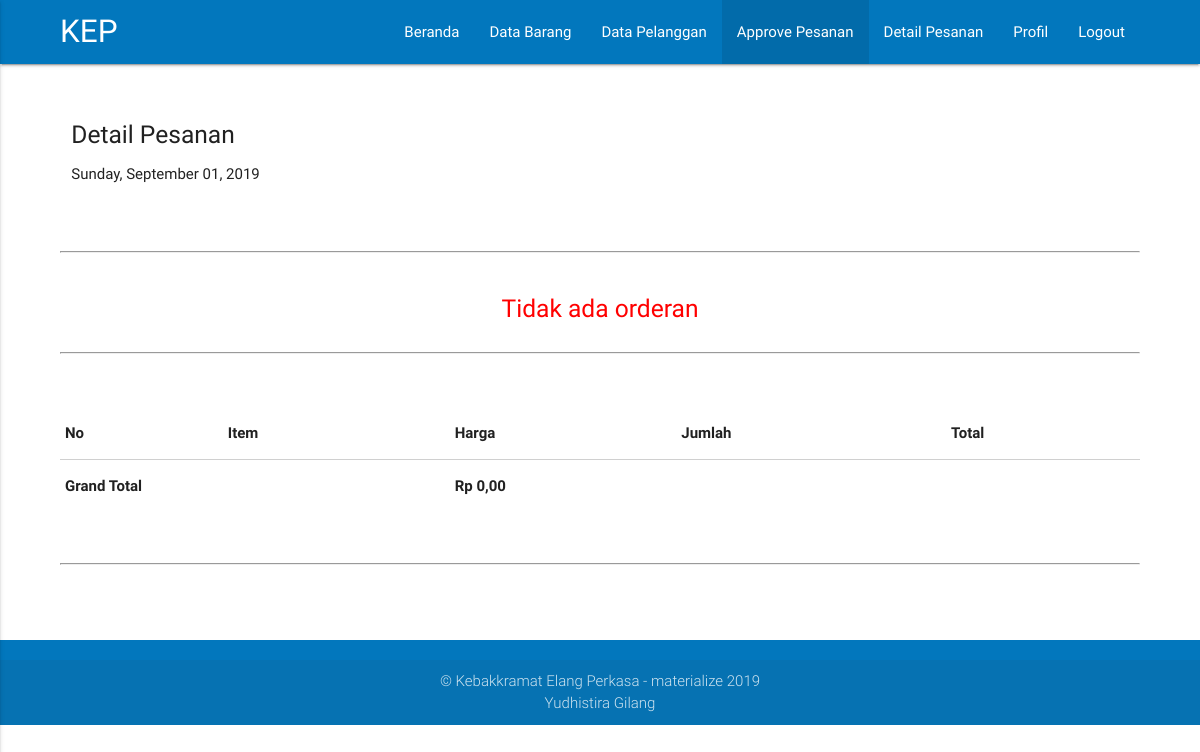
The app's page /admin/det_pesan.php?user_id=4 (signed in), older data.
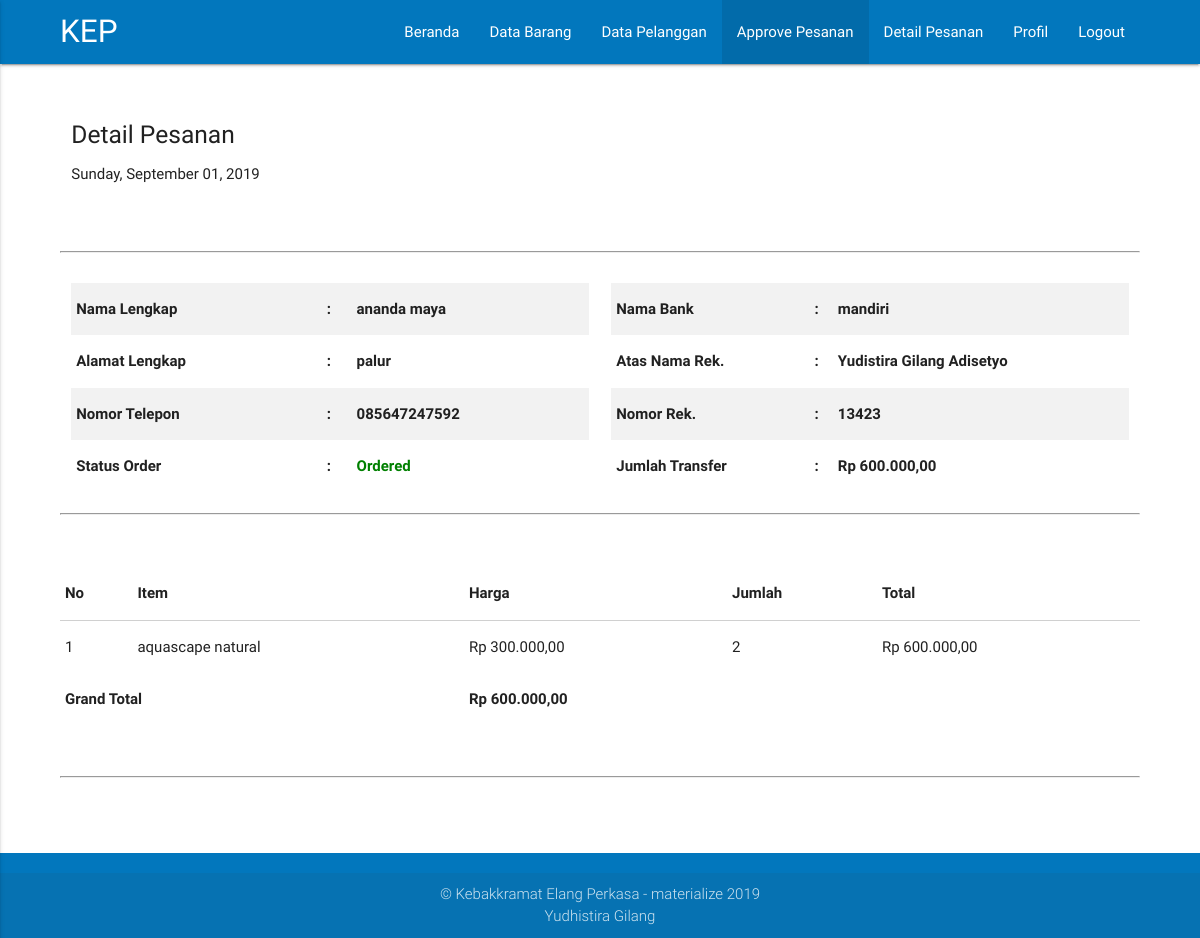
The same page, newer data.
### tables this page shows
CREATE TABLE `alamatdetails`  (
  `idalamat` int(11) NOT NULL AUTO_INCREMENT,
  `user_id` int(11) NOT NULL,
  `name` varchar(50) NOT NULL,
  `adress` varchar(100) NOT NULL,
  `phone` varchar(15) NOT NULL,
  PRIMARY KEY (`idalamat`) USING BTREE
);

CREATE TABLE `bank_transfer`  (
  `id_bank` int(11) NOT NULL AUTO_INCREMENT,
  `alamat_id` int(11) NULL DEFAULT NULL,
  `user_id` int(11) NULL DEFAULT NULL,
  `bank_name` varchar(50) NULL DEFAULT NULL,
  `ats_nama` varchar(50) NULL DEFAULT NULL,
  `norek` varchar(50) NULL DEFAULT NULL,
  `jumlah` int(11) NULL DEFAULT NULL,
  PRIMARY KEY (`id_bank`) USING BTREE
);

CREATE TABLE `orderdetails`  (
  `order_id` int(10) UNSIGNED NOT NULL AUTO_INCREMENT,
  `user_id` int(11) NULL DEFAULT NULL,
  `item_id` int(11) NOT NULL DEFAULT 0,
  `order_name` varchar(1000) NOT NULL DEFAULT '',
  `order_price` double NOT NULL DEFAULT 0,
  `order_quantity` int(10) UNSIGNED NOT NULL DEFAULT 0,
  `order_total` double NOT NULL DEFAULT 0,
  `order_status` varchar(45) NOT NULL DEFAULT '',
  `order_date` date NOT NULL,
  PRIMARY KEY (`order_id`) USING BTREE,
  INDEX `FK_orderdetails_1`(`user_id`) USING BTREE
);

### admin/det_pesan.php (the view, shortened to what this page needs)
<?php
	include('../config.php');
	function rupiah($angka){
		$hasil_rupiah = "Rp " . number_format($angka,2,',','.');
		return $hasil_rupiah;
	}
	$user_id = $_GET['user_id'];
	$sql = "SELECT
				*
			FROM
				alamatdetails AS alamat
				JOIN bank_transfer AS bank ON bank.alamat_id=alamat.idalamat
				WHERE alamat.user_id =:user_id ORDER BY id_bank DESC LIMIT 1";
	$stmt = $conn->prepare($sql);
	$stmt->execute(array(':user_id'=>$user_id));
	$data_order_detail = $stmt->fetch(PDO::FETCH_ASSOC);
?>
<!DOCTYPE html>
<html>
<head>
	<link rel="stylesheet" type="text/css" href="../asset/css/materialize.min.css">
	<link rel="stylesheet" type="text/css" href="../asset/css_pribadi.css">
</head>
<body>
		<nav class="light-blue darken-3">
		<div class="container_body">
			<div class="nav-wrapper">
				<a href="index.php" class="brand-logo">KEP</a>
				<ul class="right hide-on-med-and-down">
					<li><a href="index.php">Beranda</a></li>
					<li><a href="barang.php">Data Barang</a></li>
					<li><a href="pelanggan.php">Data Pelanggan</a></li>
					<li class="active"><a href="approve_pesanan.php">Approve Pesanan</a></li>
					<li><a href="pesanan.php">Detail Pesanan</a></li>
					<li><a href="profil.php">Profil</a></li>
					<li><a href="logout.php">Logout</a></li>
				</ul>
			</div>
		</div>
		</nav>
	<br><br>
	<div class="container_body">
		<div class="row">
			<div class="col s12 m8 l8 white">
				<h5>Detail Pesanan</h5>
				<p>
					<?php
			        	$Today=date('y:m:d');
			        	$new=date('l, F d, Y',strtotime($Today));
			        	echo $new;
		            ?>
				</p>
			</div>
		</div>
		<br>
		<hr>
		<br>
		<?php
		$stmt = $conn->prepare("SELECT * FROM orderdetails WHERE order_status='ordered' AND user_id='$user_id'");
		$stmt->execute();
		if ($stmt->rowCount() > 0) {
		?>
		<div class="row" style="font-weight: bold;">
			<div class="col s12 m6 l6">
				<table class="responsive-table striped">
						<tr>
							<td>Nama Lengkap</td>
							<td>:</td>
							<td><?php echo $data_order_detail['name']; ?></td>
						</tr>
						<tr>
							<td>Alamat Lengkap</td>
							<td>:</td>
							<td><?php echo $data_order_detail['adress']; ?></td>
						</tr>
						<tr>
							<td>Nomor Telepon</td>
							<td>:</td>
							<td><?php echo $data_order_detail['phone']; ?></td>
						</tr>
						<tr>
							<td>Status Order</td>
							<td>:</td>
							<td style="color: green;">Ordered</td>
						</tr>
				</table>
			</div>
			<div class="col s12 m6 l6">
				<table class="responsive-table striped">
						<tr>
							<td>Nama Bank</td>
							<td>:</td>
							<td><?php echo $data_order_detail['bank_name']; ?></td>
						</tr>
						<tr>
							<td>Atas Nama Rek.</td>
							<td>:</td>
							<td><?php echo $data_order_detail['ats_nama']; ?></td>
						</tr>
						<tr>
							<td>Nomor Rek.</td>
							<td>:</td>
							<td><?php echo $data_order_detail['norek']; ?></td>
						</tr>
						<tr>
							<td>Jumlah Transfer</td>
							<td>:</td>
							<td><?php echo rupiah($data_order_detail['jumlah']); ?></td>
						</tr>
				</table>
			</div>
		</div>
		<?php
		} else {
		?>
		<div class="row center-align" style="font-weight: bold;">
			<h5 style="color: red;">Tidak ada orderan</h5>
		</div>
		<?php
		}
		?>
		<hr>
		<br>
		<br>
		<div class="row">
			<table class="responsive-table">
				<thead>
					<tr>
						<th>No</th>
						<th>Item</th>
						<th>Harga</th>
						<th>Jumlah</th>
						<th>Total</th>
					</tr>
				</thead>
				<tbody>
					<?php
						$no=1;
						$grand_total=0;
						$stmt = $conn->prepare("SELECT * FROM orderdetails WHERE order_status='ordered' AND user_id='$user_id'");
						$stmt->execute();
						if($stmt->rowCount() > 0)
						{
							while($row=$stmt->fetch(PDO::FETCH_ASSOC))
							{
					?>
								<tr>
									<td><?php echo $no; ?></td>
									<td><?php echo $row['order_name']; ?></td>
									<td><?php echo rupiah($row['order_price']); ?> </td>
									<td><?php echo $row['order_quantity']; ?></td>
									<td><?php echo rupiah($row['order_total']); ?> </td>
								</tr>
						<?php
								$no++;
								$grand_total +=$row['order_total'];
							}
						}
						?>
						<tr>
							<td colspan="2"><b>Grand Total</b></td>
							<td colspan="3"><b><?php echo rupiah($grand_total); ?></b></td>
						</tr>
				</tbody>
			</table>
		</div>
		<br>
		<hr>
		<br>
	</div>
	<br>
	<br>
	<footer class="page-footer light-blue darken-3 black-text">
			<div class="footer-copyright">
				<div class="container center-align">
					&copy; Kebakkramat Elang Perkasa - materialize <?php echo date('Y'); ?>
					<br>
					Yudhistira Gilang
				</div>
			</div>
	</footer>
</body>
</html>

Row changes from the older to the newer data that the page shows:
added alamatdetails: name "ananda maya", adress "palur", phone "085647247592", bank_transfer.bank_name "mandiri", bank_transfer.ats_nama "Yudistira Gilang Adisetyo", bank_transfer.norek "13423", bank_transfer.jumlah "Rp 600.000,00"
added orderdetails: order_name "aquascape natural", order_price "Rp 300.000,00", order_quantity "2", order_total "Rp 600.000,00"
Text that changed along with them:
rupiah($grand_total): "Rp 0,00" → "Rp 600.000,00"
text no longer shown: "Tidak ada orderan"
text now shown: "Nama Lengkap : Alamat Lengkap : Nomor Telepon : Status Order : Ordered Nama Bank : Atas Nama Rek. : Nomor Rek. : Jumlah Transfer :"
